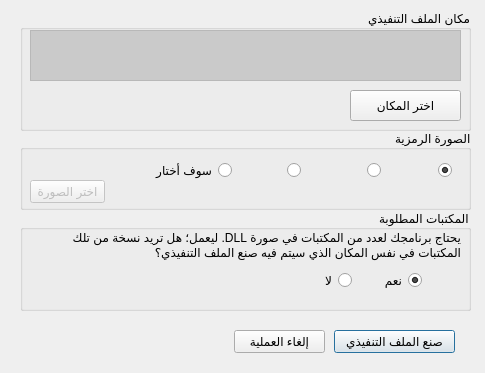
<?xml version="1.0" encoding="UTF-8"?>
<ui version="4.0">
 <class>MakeExeDlg</class>
 <widget class="QDialog" name="MakeExeDlg">
  <property name="geometry">
   <rect>
    <x>0</x>
    <y>0</y>
    <width>485</width>
    <height>373</height>
   </rect>
  </property>
  <property name="windowTitle">
   <string>صنع ملف تنفيذي</string>
  </property>
  <property name="layoutDirection">
   <enum>Qt::RightToLeft</enum>
  </property>
  <property name="locale">
   <locale language="Arabic" country="Egypt"/>
  </property>
  <widget class="QGroupBox" name="groupBox">
   <property name="geometry">
    <rect>
     <x>20</x>
     <y>10</y>
     <width>451</width>
     <height>121</height>
    </rect>
   </property>
   <property name="title">
    <string>مكان الملف التنفيذي</string>
   </property>
   <widget class="QTextBrowser" name="txtExePath">
    <property name="geometry">
     <rect>
      <x>10</x>
      <y>20</y>
      <width>431</width>
      <height>51</height>
     </rect>
    </property>
    <property name="palette">
     <palette>
      <active>
       <colorrole role="BrightText">
        <brush brushstyle="SolidPattern">
         <color alpha="255">
          <red>177</red>
          <green>177</green>
          <blue>177</blue>
         </color>
        </brush>
       </colorrole>
       <colorrole role="Base">
        <brush brushstyle="SolidPattern">
         <color alpha="255">
          <red>202</red>
          <green>202</green>
          <blue>202</blue>
         </color>
        </brush>
       </colorrole>
      </active>
      <inactive>
       <colorrole role="BrightText">
        <brush brushstyle="SolidPattern">
         <color alpha="255">
          <red>177</red>
          <green>177</green>
          <blue>177</blue>
         </color>
        </brush>
       </colorrole>
       <colorrole role="Base">
        <brush brushstyle="SolidPattern">
         <color alpha="255">
          <red>202</red>
          <green>202</green>
          <blue>202</blue>
         </color>
        </brush>
       </colorrole>
      </inactive>
      <disabled>
       <colorrole role="BrightText">
        <brush brushstyle="SolidPattern">
         <color alpha="255">
          <red>177</red>
          <green>177</green>
          <blue>177</blue>
         </color>
        </brush>
       </colorrole>
       <colorrole role="Base">
        <brush brushstyle="SolidPattern">
         <color alpha="255">
          <red>212</red>
          <green>208</green>
          <blue>200</blue>
         </color>
        </brush>
       </colorrole>
      </disabled>
     </palette>
    </property>
    <property name="autoFillBackground">
     <bool>false</bool>
    </property>
    <property name="readOnly">
     <bool>true</bool>
    </property>
   </widget>
   <widget class="QPushButton" name="btnSelectExeLocation">
    <property name="geometry">
     <rect>
      <x>330</x>
      <y>80</y>
      <width>111</width>
      <height>31</height>
     </rect>
    </property>
    <property name="text">
     <string>اختر المكان</string>
    </property>
   </widget>
  </widget>
  <widget class="QGroupBox" name="groupBox_2">
   <property name="geometry">
    <rect>
     <x>20</x>
     <y>130</y>
     <width>451</width>
     <height>80</height>
    </rect>
   </property>
   <property name="title">
    <string>الصورة الرمزية</string>
   </property>
   <widget class="QRadioButton" name="optIco1">
    <property name="geometry">
     <rect>
      <x>371</x>
      <y>20</y>
      <width>61</width>
      <height>41</height>
     </rect>
    </property>
    <property name="text">
     <string/>
    </property>
    <property name="icon">
     <iconset resource="icons.qrc">
      <normaloff>:/icons/icons/exe1.ico</normaloff>:/icons/icons/exe1.ico</iconset>
    </property>
    <property name="iconSize">
     <size>
      <width>32</width>
      <height>32</height>
     </size>
    </property>
    <property name="checked">
     <bool>true</bool>
    </property>
   </widget>
   <widget class="QRadioButton" name="optIco2">
    <property name="geometry">
     <rect>
      <x>300</x>
      <y>20</y>
      <width>61</width>
      <height>41</height>
     </rect>
    </property>
    <property name="text">
     <string/>
    </property>
    <property name="icon">
     <iconset resource="icons.qrc">
      <normaloff>:/icons/icons/exe2.ico</normaloff>:/icons/icons/exe2.ico</iconset>
    </property>
    <property name="iconSize">
     <size>
      <width>32</width>
      <height>32</height>
     </size>
    </property>
   </widget>
   <widget class="QRadioButton" name="optIco3">
    <property name="geometry">
     <rect>
      <x>220</x>
      <y>20</y>
      <width>61</width>
      <height>41</height>
     </rect>
    </property>
    <property name="text">
     <string/>
    </property>
    <property name="icon">
     <iconset resource="icons.qrc">
      <normaloff>:/icons/icons/exe3.ico</normaloff>:/icons/icons/exe3.ico</iconset>
    </property>
    <property name="iconSize">
     <size>
      <width>32</width>
      <height>32</height>
     </size>
    </property>
   </widget>
   <widget class="QRadioButton" name="optCustomIcon">
    <property name="geometry">
     <rect>
      <x>91</x>
      <y>30</y>
      <width>121</width>
      <height>21</height>
     </rect>
    </property>
    <property name="text">
     <string>سوف أختار</string>
    </property>
   </widget>
   <widget class="QPushButton" name="btnSelectIcon">
    <property name="enabled">
     <bool>false</bool>
    </property>
    <property name="geometry">
     <rect>
      <x>10</x>
      <y>50</y>
      <width>75</width>
      <height>23</height>
     </rect>
    </property>
    <property name="text">
     <string>اختر الصورة</string>
    </property>
   </widget>
  </widget>
  <widget class="QGroupBox" name="groupBox_3">
   <property name="geometry">
    <rect>
     <x>20</x>
     <y>210</y>
     <width>451</width>
     <height>101</height>
    </rect>
   </property>
   <property name="title">
    <string>المكتبات المطلوبة</string>
   </property>
   <widget class="QLabel" name="label">
    <property name="geometry">
     <rect>
      <x>10</x>
      <y>10</y>
      <width>431</width>
      <height>51</height>
     </rect>
    </property>
    <property name="text">
     <string>&lt;html&gt;&lt;head/&gt;&lt;body&gt;&lt;p dir=&quot;rtl&quot; align=&quot;right&quot;&gt;يحتاج برنامجك لعدد من المكتبات في صورة DLL. ليعمل؛ هل تريد نسخة من تلك المكتبات في نفس المكان الذي سيتم فيه صنع الملف التنفيذي؟&lt;/p&gt;&lt;/body&gt;&lt;/html&gt;</string>
    </property>
    <property name="wordWrap">
     <bool>true</bool>
    </property>
   </widget>
   <widget class="QRadioButton" name="optCopyDll">
    <property name="geometry">
     <rect>
      <x>351</x>
      <y>60</y>
      <width>51</width>
      <height>20</height>
     </rect>
    </property>
    <property name="text">
     <string>نعم</string>
    </property>
    <property name="checked">
     <bool>true</bool>
    </property>
   </widget>
   <widget class="QRadioButton" name="optDontCopyDll">
    <property name="geometry">
     <rect>
      <x>281</x>
      <y>60</y>
      <width>51</width>
      <height>20</height>
     </rect>
    </property>
    <property name="text">
     <string>لا</string>
    </property>
   </widget>
  </widget>
  <widget class="QPushButton" name="btnMakeExe">
   <property name="enabled">
    <bool>true</bool>
   </property>
   <property name="geometry">
    <rect>
     <x>334</x>
     <y>330</y>
     <width>121</width>
     <height>23</height>
    </rect>
   </property>
   <property name="text">
    <string>صنع الملف التنفيذي</string>
   </property>
   <property name="default">
    <bool>true</bool>
   </property>
  </widget>
  <widget class="QPushButton" name="btnCancel">
   <property name="geometry">
    <rect>
     <x>234</x>
     <y>330</y>
     <width>91</width>
     <height>23</height>
    </rect>
   </property>
   <property name="text">
    <string>إلغاء العملية</string>
   </property>
  </widget>
 </widget>
 <resources>
  <include location="icons.qrc"/>
 </resources>
 <connections/>
</ui>
